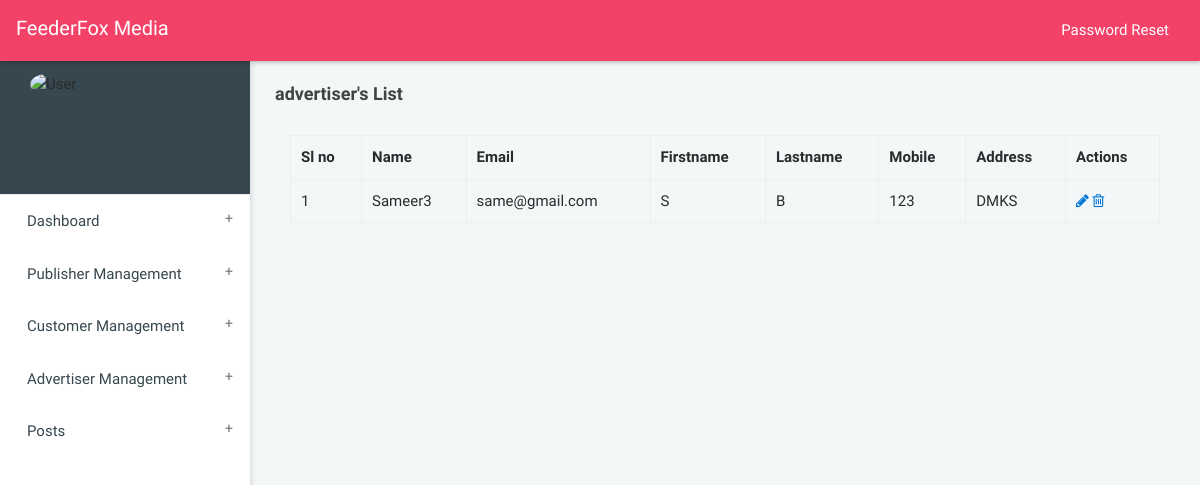
The app's page /accounts/advertiser_list/, older data.
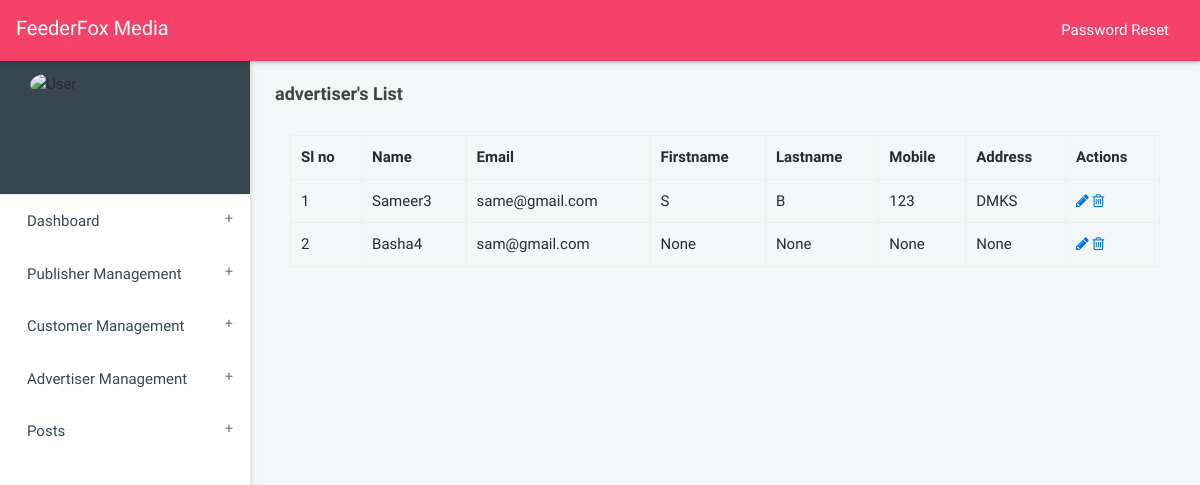
The same page, newer data.
### accounts/models.py (models this page shows, shortened)
class Profile(models.Model):
    user = models.OneToOneField(User, on_delete = models.CASCADE)
    username = models.CharField(max_length=100)
    email = models.EmailField()
    Account_type = models.CharField(max_length=100,choices=ACCCOUNT_TYPES_CHOICES)
    Company_Name = models.CharField(max_length=100,blank=True,null=True)
    Firstname = models.CharField(max_length=100,blank=True,null=True)
    Lastname = models.CharField(max_length=100,blank=True,null=True)
    Address = models.CharField(max_length=1000,blank=True,null=True)
    Mobile = models.CharField(max_length=100,blank=True,null=True)

### accounts/views.py (the view)
def advertiser_list(request):
	advertisers = Profile.objects.filter(Account_type=3)
	context = {'advertisers':advertisers}
	return render(request,'advertiser_list.html',context)

### home/templates/advertiser_list.html (shortened to what this page needs)
{% load static %}
{% load crispy_forms_tags %}
{% load widget_tweaks %}
<!DOCTYPE html>
<html>
<head>
<link rel="stylesheet" href=" {% static 'dist/css/bootstrap.min_admin.css' %}">
<link rel="stylesheet" href="{% static 'dist/css/jquery-jvectormap-2.0.3.css' %}"/>
<link rel="stylesheet" href="{% static 'dist/css/main.css' %}">
<link rel="stylesheet" href="{% static 'dist/css/all-themes.css' %}" />
      <link rel="stylesheet" href="https://cdnjs.cloudflare.com/ajax/libs/font-awesome/4.7.0/css/font-awesome.min.css">
<link rel="stylesheet" href="https://cdnjs.cloudflare.com/ajax/libs/material-design-iconic-font/2.2.0/css/material-design-iconic-font.min.css">
</head>
<body class="theme-red">
<nav class="navbar">
    <div class="col-12">
        <div class="navbar-header">
            <a class="navbar-brand" href="index.html">FeederFox Media</a>
        </div>
        <ul class="nav navbar-nav navbar-right">
            <li><a href=" {% url 'accounts:logout' %} " class="mega-menu" data-close="true"><i class="zmdi zmdi-power"></i></a></li>
            <li><a href=" {% url 'account_change_password' %} "  >Password Reset</a></li>
        </ul>
    </div>
</nav>
<aside id="leftsidebar" class="sidebar">
<div class="user-info">
        <div class="container">
            <div class="image"> <img src="/static/dist/images/logos/logo.png" style="align-self: center;" width="150" height="150" alt="User" /> </div>
        </div>
    </div>
    <div class="menu">
        <ul class="list">
            <li> <a href=" {% url 'dashboard' %} " class="menu-toggle"><span>Dashboard</span></a></li>
            <li> <a href="#" class="menu-toggle"><span> Publisher Management </span> </a>
                 </li>
            <li> <a href="#" class="menu-toggle"><span> Customer Management </span> </a>
                 </li>
            <li> <a href="#" class="menu-toggle"> <span> Advertiser Management </span> </a>
                 </li>
            <li> <a href="#" class="menu-toggle"> <span> Posts </span> </a>
                 </li>
    </div>
</aside>
<section class="content home">
    <div class="container-fluid">
        <div class="block-header">
            <div class="row">
                <div class="col-lg-12 col-md-6 col-sm-7">
                    <h2>advertiser's List</h2>
                </div>
            </div>
        </div>
                        <div class="container">
                    <table class="table table-bordered">
                        <tr>
                            <th>Sl no </th>
                            <th> Name </th>
                            <th>Email  </th>
                            <th>Firstname</th>
                            <th>Lastname</th>
                           <th>Mobile</th>
                           <th>Address</th>
                           <th>Actions</th>
                        </tr>
                        {% for advertiser in advertisers %}
                        <tr>
                            <td>{{ forloop.counter }}</td>
                            <td>{{ advertiser.username }} </td>
                            <td>{{ advertiser.email }}</td>
                            <td>{{ advertiser.Firstname }} </td>
                            <td>{{ advertiser.Lastname }} </td>
                            <td>{{ advertiser.Mobile }} </td>
                            <td>{{ advertiser.Address }} </td>
                            <td><a href=" {% url 'accounts:edit_advertisers' advertiser.id %}" title="view/edit" data-rel="tooltip"> <span class="fa fa-pencil"></span></a>
                                <a href=" {% url 'accounts:delete_advertiser' advertiser.id %}" title="delete" data-rel="tooltip"><span class="fa fa-trash-o"></span></a>
                            </td>
                        </tr>
                        {% endfor %}
                    </table>
      </div>
    </div>
</section>
</body>
</html>

Row changes from the older to the newer data that the page shows:
added Profile: username "Basha4", email "sam@gmail.com", Firstname "None", Lastname "None", Mobile "None", Address "None"
